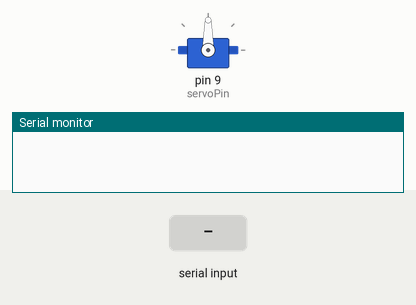
The sketch below on a simulated Arduino Uno, built with avr-gcc and run on an emulated ATmega328P. Shown: servo, the last lines printed to the serial monitor. The test bench sets the inputs (shaded band).

Above: at 1.2 s.
1.3 s: "90,45\n" received over Serial
At 1.6 s:
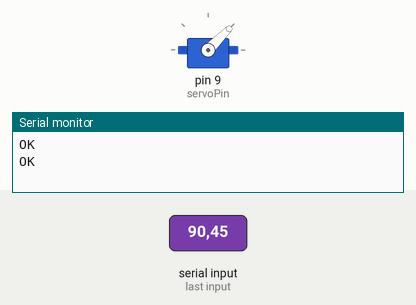
2.8 s: "30,150\n" received over Serial
At 4.0 s:
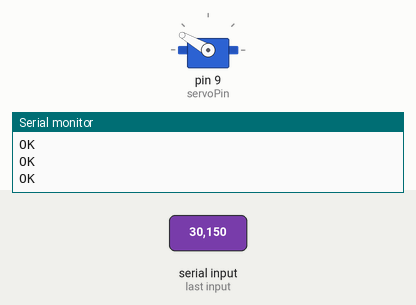
4.3 s: "5\n" received over Serial
At 5.1 s:
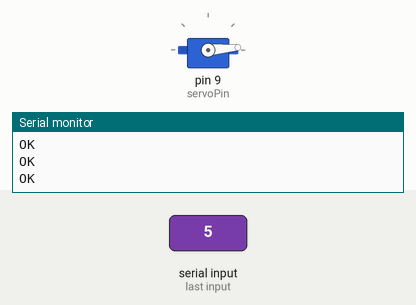
5.8 s: "200\n" received over Serial
At 6.3 s:
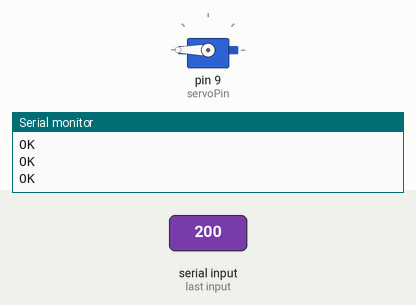
7.3 s: "90\n" received over Serial
At 8.6 s:
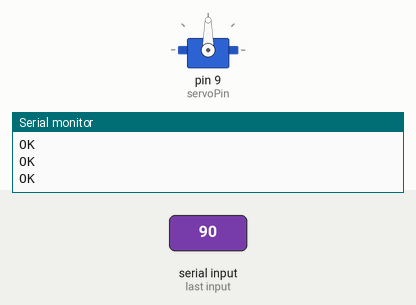
Timing chart, 0 to 9.8 s (numbered marks = the images above; inputs shaded):
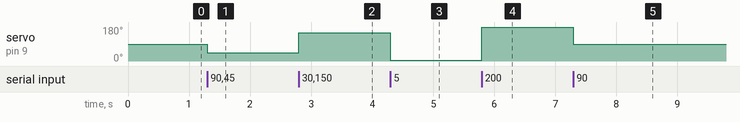

The sketch:

servo_nano.ino
```cpp
#include <Servo.h>

Servo servo;
const int servoPin = 9;
const unsigned long BAUD = 115200;

void setup() {
  Serial.begin(BAUD);
  Serial.setTimeout(10);      // don’t block too long
  servo.attach(servoPin);
  servo.write(90);            // start centered
}

void loop() {
  if (Serial.available() > 0) {
    // Expect exactly “ANGLE:<number>\n”
    // parseInt skips non‑digits until it finds digits
    int angle = Serial.parseInt();
    angle = constrain(angle, 0, 180);
    servo.write(angle);
    Serial.println("OK");
    // consume the trailing newline if it’s there
    if (Serial.peek() == '\n') Serial.read();
  }
}
```

Measured:
- after the input at 1.3 s, servo on pin 9 (servoPin): 90° → 45° at once
- after the input at 2.8 s, servo on pin 9 (servoPin): 45° → 150° at once
- after the input at 4.3 s, servo on pin 9 (servoPin): 150° → 5° at once
- after the input at 5.8 s, servo on pin 9 (servoPin): 5° → 180° at once
- after the input at 7.3 s, servo on pin 9 (servoPin): 180° → 90° at once
